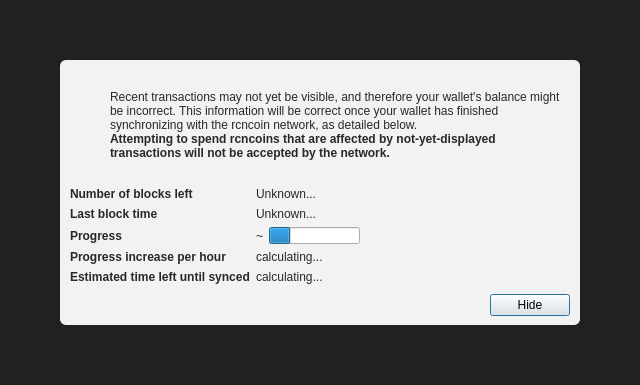
<?xml version="1.0" encoding="UTF-8"?>
<ui version="4.0">
 <class>ModalOverlay</class>
 <widget class="QWidget" name="ModalOverlay">
  <property name="geometry">
   <rect>
    <x>0</x>
    <y>0</y>
    <width>640</width>
    <height>385</height>
   </rect>
  </property>
  <property name="windowTitle">
   <string>Form</string>
  </property>
  <layout class="QVBoxLayout" name="verticalLayout" stretch="0">
   <property name="sizeConstraint">
    <enum>QLayout::SetDefaultConstraint</enum>
   </property>
   <property name="leftMargin">
    <number>0</number>
   </property>
   <property name="topMargin">
    <number>0</number>
   </property>
   <property name="rightMargin">
    <number>0</number>
   </property>
   <property name="bottomMargin">
    <number>0</number>
   </property>
   <item>
    <widget class="QWidget" name="bgWidget" native="true">
     <property name="styleSheet">
      <string notr="true">#bgWidget { background: rgba(0,0,0,220); }</string>
     </property>
     <layout class="QVBoxLayout" name="verticalLayoutMain" stretch="1">
      <property name="leftMargin">
       <number>60</number>
      </property>
      <property name="topMargin">
       <number>60</number>
      </property>
      <property name="rightMargin">
       <number>60</number>
      </property>
      <property name="bottomMargin">
       <number>60</number>
      </property>
      <item>
       <widget class="QWidget" name="contentWidget" native="true">
        <property name="styleSheet">
         <string notr="true">#contentWidget { background: rgba(255,255,255,240); border-radius: 6px; }

QLabel { color: rgb(40,40,40);  }</string>
        </property>
        <layout class="QVBoxLayout" name="verticalLayoutSub" stretch="1,0,0,0">
         <property name="spacing">
          <number>0</number>
         </property>
         <property name="leftMargin">
          <number>10</number>
         </property>
         <property name="topMargin">
          <number>10</number>
         </property>
         <property name="rightMargin">
          <number>10</number>
         </property>
         <property name="bottomMargin">
          <number>10</number>
         </property>
         <item>
          <layout class="QHBoxLayout" name="horizontalLayoutIconText" stretch="0,1">
           <property name="topMargin">
            <number>20</number>
           </property>
           <item>
            <layout class="QVBoxLayout" name="verticalLayoutIcon">
             <property name="leftMargin">
              <number>0</number>
             </property>
             <item>
              <widget class="QPushButton" name="warningIcon">
               <property name="enabled">
                <bool>false</bool>
               </property>
               <property name="text">
                <string/>
               </property>
               <property name="icon">
                <iconset>
                 <normaloff>:/icons/warning</normaloff>
                 <disabledoff>:/icons/warning</disabledoff>:/icons/warning</iconset>
               </property>
               <property name="iconSize">
                <size>
                 <width>48</width>
                 <height>48</height>
                </size>
               </property>
               <property name="flat">
                <bool>true</bool>
               </property>
              </widget>
             </item>
             <item>
              <spacer name="verticalSpacerWarningIcon">
               <property name="orientation">
                <enum>Qt::Vertical</enum>
               </property>
               <property name="sizeHint" stdset="0">
                <size>
                 <width>20</width>
                 <height>40</height>
                </size>
               </property>
              </spacer>
             </item>
            </layout>
           </item>
           <item>
            <layout class="QVBoxLayout" name="verticalLayoutInfoText">
             <property name="leftMargin">
              <number>0</number>
             </property>
             <property name="topMargin">
              <number>0</number>
             </property>
             <item>
              <widget class="QLabel" name="infoText">
               <property name="text">
                <string>Recent transactions may not yet be visible, and therefore your wallet's balance might be incorrect. This information will be correct once your wallet has finished synchronizing with the rcncoin network, as detailed below.</string>
               </property>
               <property name="textFormat">
                <enum>Qt::RichText</enum>
               </property>
               <property name="wordWrap">
                <bool>true</bool>
               </property>
              </widget>
             </item>
             <item>
              <widget class="QLabel" name="infoTextStrong">
               <property name="font">
                <font>
                 <weight>75</weight>
                 <bold>true</bold>
                </font>
               </property>
               <property name="text">
                <string>Attempting to spend rcncoins that are affected by not-yet-displayed transactions will not be accepted by the network.</string>
               </property>
               <property name="textFormat">
                <enum>Qt::RichText</enum>
               </property>
               <property name="wordWrap">
                <bool>true</bool>
               </property>
              </widget>
             </item>
             <item>
              <spacer name="verticalSpacerInTextSpace">
               <property name="orientation">
                <enum>Qt::Vertical</enum>
               </property>
               <property name="sizeHint" stdset="0">
                <size>
                 <width>20</width>
                 <height>40</height>
                </size>
               </property>
              </spacer>
             </item>
            </layout>
           </item>
          </layout>
         </item>
         <item>
          <spacer name="verticalSpacerAfterText">
           <property name="orientation">
            <enum>Qt::Vertical</enum>
           </property>
           <property name="sizeHint" stdset="0">
            <size>
             <width>20</width>
             <height>40</height>
            </size>
           </property>
          </spacer>
         </item>
         <item>
          <layout class="QFormLayout" name="formLayout">
           <property name="fieldGrowthPolicy">
            <enum>QFormLayout::FieldsStayAtSizeHint</enum>
           </property>
           <property name="horizontalSpacing">
            <number>6</number>
           </property>
           <property name="verticalSpacing">
            <number>6</number>
           </property>
           <property name="topMargin">
            <number>10</number>
           </property>
           <item row="0" column="0">
            <widget class="QLabel" name="labelNumberOfBlocksLeft">
             <property name="font">
              <font>
               <weight>75</weight>
               <bold>true</bold>
              </font>
             </property>
             <property name="text">
              <string>Number of blocks left</string>
             </property>
            </widget>
           </item>
           <item row="0" column="1">
            <widget class="QLabel" name="numberOfBlocksLeft">
             <property name="text">
              <string>Unknown...</string>
             </property>
            </widget>
           </item>
           <item row="1" column="0">
            <widget class="QLabel" name="labelLastBlockTime">
             <property name="font">
              <font>
               <weight>75</weight>
               <bold>true</bold>
              </font>
             </property>
             <property name="text">
              <string>Last block time</string>
             </property>
            </widget>
           </item>
           <item row="1" column="1">
            <widget class="QLabel" name="newestBlockDate">
             <property name="sizePolicy">
              <sizepolicy hsizetype="Maximum" vsizetype="Preferred">
               <horstretch>0</horstretch>
               <verstretch>0</verstretch>
              </sizepolicy>
             </property>
             <property name="text">
              <string>Unknown...</string>
             </property>
            </widget>
           </item>
           <item row="2" column="0">
            <widget class="QLabel" name="labelSyncDone">
             <property name="font">
              <font>
               <weight>75</weight>
               <bold>true</bold>
              </font>
             </property>
             <property name="text">
              <string>Progress</string>
             </property>
            </widget>
           </item>
           <item row="2" column="1">
            <layout class="QHBoxLayout" name="horizontalLayoutSync" stretch="0,1">
             <item>
              <widget class="QLabel" name="percentageProgress">
               <property name="text">
                <string notr="true">~</string>
               </property>
              </widget>
             </item>
             <item>
              <widget class="QProgressBar" name="progressBar">
               <property name="value">
                <number>24</number>
               </property>
               <property name="format">
                <string/>
               </property>
              </widget>
             </item>
            </layout>
           </item>
           <item row="4" column="0">
            <widget class="QLabel" name="labelProgressIncrease">
             <property name="font">
              <font>
               <weight>75</weight>
               <bold>true</bold>
              </font>
             </property>
             <property name="text">
              <string>Progress increase per hour</string>
             </property>
            </widget>
           </item>
           <item row="4" column="1">
            <widget class="QLabel" name="progressIncreasePerH">
             <property name="text">
              <string>calculating...</string>
             </property>
            </widget>
           </item>
           <item row="5" column="0">
            <widget class="QLabel" name="labelEstimatedTimeLeft">
             <property name="font">
              <font>
               <weight>75</weight>
               <bold>true</bold>
              </font>
             </property>
             <property name="text">
              <string>Estimated time left until synced</string>
             </property>
            </widget>
           </item>
           <item row="5" column="1">
            <widget class="QLabel" name="expectedTimeLeft">
             <property name="text">
              <string>calculating...</string>
             </property>
            </widget>
           </item>
          </layout>
         </item>
         <item>
          <layout class="QHBoxLayout" name="horizontalLayoutButtons">
           <property name="leftMargin">
            <number>10</number>
           </property>
           <property name="topMargin">
            <number>10</number>
           </property>
           <item>
            <spacer name="horizontalSpacer">
             <property name="orientation">
              <enum>Qt::Horizontal</enum>
             </property>
             <property name="sizeHint" stdset="0">
              <size>
               <width>40</width>
               <height>20</height>
              </size>
             </property>
            </spacer>
           </item>
           <item>
            <widget class="QPushButton" name="closeButton">
             <property name="text">
              <string>Hide</string>
             </property>
             <property name="shortcut">
              <string>Esc</string>
             </property>
             <property name="focusPolicy">
              <enum>Qt::StrongFocus</enum>
             </property>
             <property name="default">
              <bool>true</bool>
             </property>
            </widget>
           </item>
          </layout>
         </item>
        </layout>
       </widget>
      </item>
     </layout>
    </widget>
   </item>
  </layout>
 </widget>
 <resources/>
 <connections/>
</ui>
